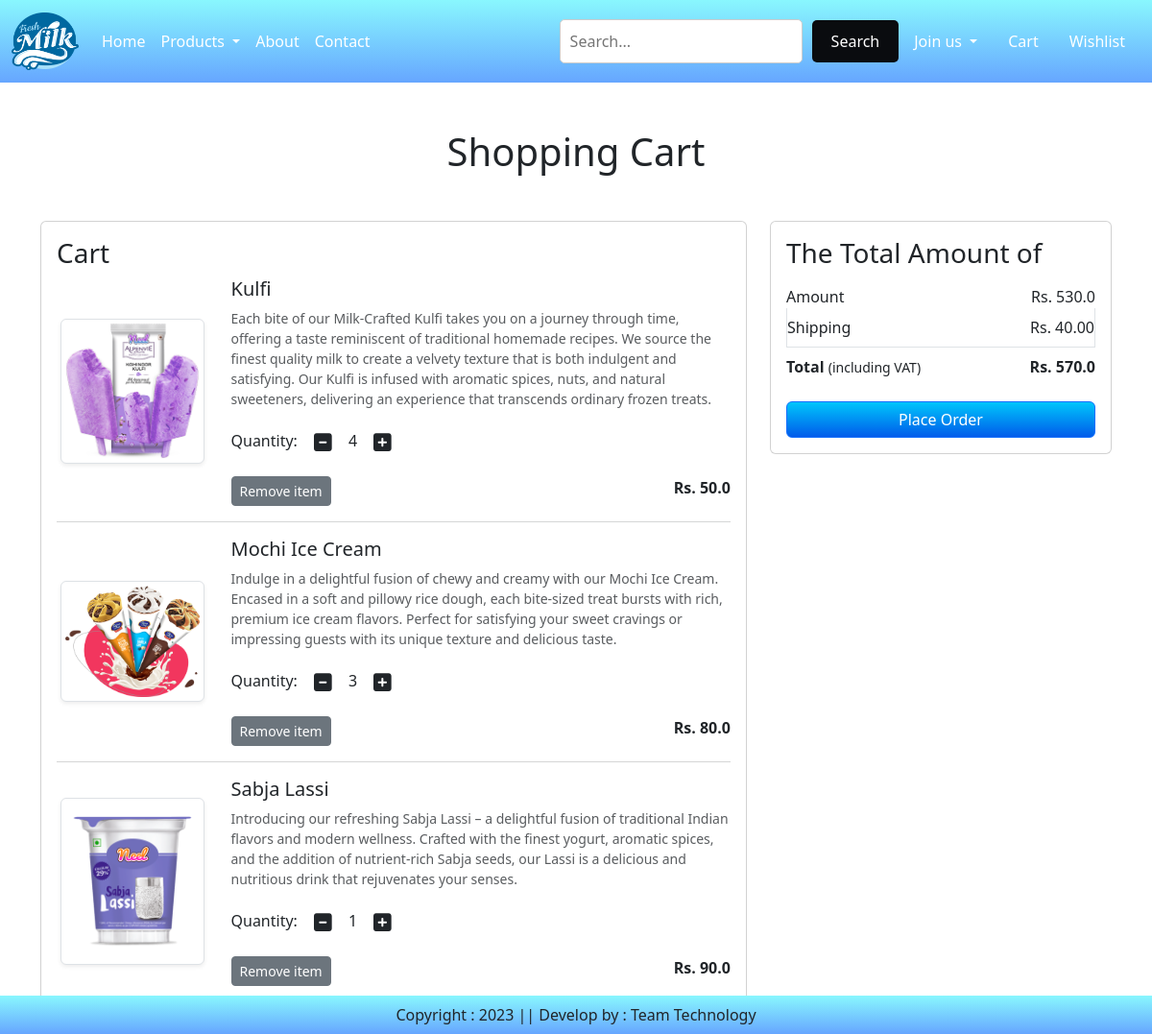
Page /cart/ (signed in) on the committed database.
### apps/models.py (models this page shows, shortened)
class Cart(models.Model):
    user=models.ForeignKey(User, on_delete=models.CASCADE)
    product=models.ForeignKey(Product, on_delete=models.CASCADE)
    quantity= models.PositiveIntegerField(default=1)

class Product(models.Model):
    title = models.CharField(max_length = 100)
    selling_price = models.FloatField()
    discounted_price = models.FloatField()
    description = models.TextField()
    composition = models.TextField(default = '')
    prodapp = models.TextField(default = '')
    category = models.CharField(choices = CATEGORY_CHOICES, max_length = 2) #act as dropdown menu
    product_image = models.ImageField(upload_to = 'product')

### apps/views.py (the view)
# urls.py: path("cart/", views.show_cart, name='showcart'),
@login_required
def show_cart (request):
    user = request.user
    cart = Cart.objects.filter(user=user)
    amount = 0
    for p in cart:
        value = p.quantity * p.product.discounted_price
        amount = amount + value
    totalamount = amount + 40
    return render(request, 'addtocart.html',locals())

### templates/addtocart.html (shortened to what this page needs)
{% extends 'index.html' %}
{% load static %}
{% block main-content %}
<div class="container my-0">
    <br> <br>
    <div class="row">
        {% if cart %}
        <h1 class="text-center mb-5">Shopping Cart</h1>
        <div class="col-sm-8">
            <div class="card">
                <div class="card-body">
                    <h3>Cart</h3>
                    {% for item in cart %}
                    <div class="row">
                        <div class="col-sm-3 text-center align-self-center">
                            <img src="{{ item.product.product_image.url }}" alt="" srcset="" class="img-fluid img-thumbnail shadow-sm" height="150" width="150">
                        </div>
                        <div class="col-sm-9">
                            <div>
                                <h5>{{ item.product.title }}</h5>
                                <p class="mb-2 text-muted small">{{ item.product.description }}</p>
                                <div class="my-3">
                                    <label for="quantity">Quantity: </label>
                                    <a class="minus-cart btn" pid="{{ item.product.id }}"><i class="fas fa-minus-square fa-lg"></i></a>
                                    <span id="quantity">{{ item.quantity }}</span>
                                    <a class="plus-cart btn" pid="{{ item.product.id }}"><i class="fas fa-plus-square fa-lg"></i></a>
                                </div>
                                <div class="d-flex justify-content-between">
                                    <a href="#" class="remove-cart btn btn-sm btn-secondary mr-3" pid="{{ item.product.id }}">Remove item</a>
                                    <p class="mb-0"><span><strong>Rs. {{ item.product.discounted_price }}</strong></span></p>
                                </div>
                            </div>
                        </div>
                    </div>
                    <hr class="text-muted">
                    {% endfor %}
                </div>
            </div>
        </div>
        <div class="col-sm-4">
            <div class="card">
                <div class="card-body">
                    <h3>The Total Amount of</h3>
                    <ul class="list-group" >
                        <li class="list-group-item d-flex justify-content-between align-items-center border-0 px-0 pb-0">Amount<span id="amount">Rs. {{ amount }}</span></li>
                        <li class="list-group-item d-flex justify-content-between align-items-center px-0">Shipping<span>Rs. 40.00</span></li>
                        <li class="list-group-item d-flex justify-content-between align-items-center border-0 px-0 mb-3">
                            <div>
                                <strong>Total</strong> <small>(including VAT)</small>
                            </div>
                            <span id="totalamount"><strong>Rs. {{ totalamount }}</strong></span>
                        </li>
                    </ul>
                    <div class="d-grid"><a href="{% url 'checkout' %}" class="btn btn-primary" style="background: linear-gradient(to bottom, #00c6fb , #005bea);">Place Order</a></div>
                </div>
            </div>
        </div>
        {% else %}
        <h1 class="text-center mb-5">Cart is Empty</h1>
        {% endif %}
    </div>
</div>
{% endblock main-content %}

### templates/index.html (shortened to what this page needs)
<!DOCTYPE html>
{% load static %}
<html lang="en">
<head>
    <link href="https://cdn.jsdelivr.net/npm/bootstrap@5.3.2/dist/css/bootstrap.min.css" rel="stylesheet">
    <link rel ="stylesheet" href="{% static  'app/css/owl.carousel.min.css' %}" />
    <link rel ="stylesheet" href="{% static  'app/css/all.min.css' %}" />
    <link rel ="stylesheet" href="{% static  'app/css/style.css' %}" />
</head>
<body>
    <nav class="navbar navbar-expand-lg navbar-dark gradient-background" style="background: linear-gradient(to bottom, #89f7fe, #66a6ff);">
        <div class="container-fluid">
          <a class="navbar-brand" href="#"> <img src ="{% static 'app/images/logo.png' %}" width ='70' height="60"/></a>
          <div class="collapse navbar-collapse" id="navbarSupportedContent">
            <ul class="navbar-nav me-auto mb-2 mb-lg-0">
              {% if request.user.is_authenticated %}
              <li class="nav-item">
                <a class="nav-link active" aria-current="page" href="/">Home</a>
              </li>
              <li class="nav-item dropdown">
                <a class="nav-link dropdown-toggle text-white" href="#" role="button" data-bs-toggle="dropdown" aria-expanded="false">
                  Products
                </a>
              </li>
              <li class="nav-item">
                <a class="nav-link text-white" href="{% url 'about' %}">About</a>
              </li>
              <li class="nav-item">
                <a class="nav-link text-white" href="{% url 'contact' %}">Contact</a>
              </li>
            </ul>
            <form action="{% url 'search' %}" method="get">
              <div style="display: flex; align-items: center;">
                  <input type="text" name="search" style="padding: 10px; border: 1px solid #ccc; border-radius: 5px; margin-right: 10px;" placeholder="Search...">
                  <button type="submit" style="padding: 10px 20px; background-color: #0a0c0f; color: #fff; border: none; border-radius: 5px; cursor: pointer;">Search</button>
              </div>
          </form>
          </div>
          <ul class = "navbar-nav me-auto mb-2 mb-lg-0">
          <li class="nav-item dropdown mx-2">
            <a class="nav-link dropdown-toggle text-white" href="#" role="button" data-bs-toggle="dropdown" aria-expanded="false">
              Join us
            </a>
          </li>
          <li class="nav-item mx-2">
            <a class="nav-link text-white" href="{% url 'showcart' %}">Cart</a>
          </li>
          <li class="nav-item mx-2">
            <a class="nav-link text-white" href="#">Wishlist</a>
          </li>
           {% endif %}
        </ul>
        </div>
      </nav>
      {% block main-content %} {% endblock main-content %}
      <footer class = "container-fluid fixed-bottom gradient-background text-center p-2 mt-5" style="background: linear-gradient(to bottom, #89f7fe, #66a6ff);">
        Copyright : 2023 || Develop by : Team Technology
      </footer>
</body>
</html>

### rows in the picture
Cart: product.product_image (picture), product "Kulfi", product.description "Each bite of our Milk-Crafted Kulfi takes you on a journey through time, offering a taste reminiscent of traditional homemade recipes. We source the finest quality milk to create a velvety texture that is both indulgent and satisfying. Our Kulfi is infused with aromatic spices, nuts, and natural sweeteners, delivering an experience that transcends ordinary frozen treats.", quantity "4", product.discounted_price "50.0"
Cart: product.product_image (picture), product "Mochi Ice Cream", product.description "Indulge in a delightful fusion of chewy and creamy with our Mochi Ice Cream. Encased in a soft and pillowy rice dough, each bite-sized treat bursts with rich, premium ice cream flavors. Perfect for satisfying your sweet cravings or impressing guests with its unique texture and delicious taste.", quantity "3", product.discounted_price "80.0"
Cart: product.product_image (picture), product "Sabja Lassi", product.description "Introducing our refreshing Sabja Lassi – a delightful fusion of traditional Indian flavors and modern wellness. Crafted with the finest yogurt, aromatic spices, and the addition of nutrient-rich Sabja seeds, our Lassi is a delicious and nutritious drink that rejuvenates your senses.", quantity "1", product.discounted_price "90.0"

### other values in the picture
{{ amount }} "530.0"
{{ totalamount }} "570.0"
